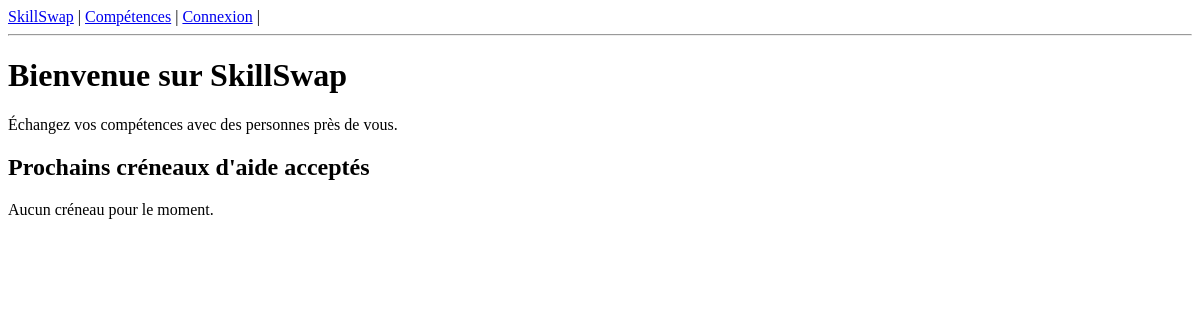
The app's page /, older data.
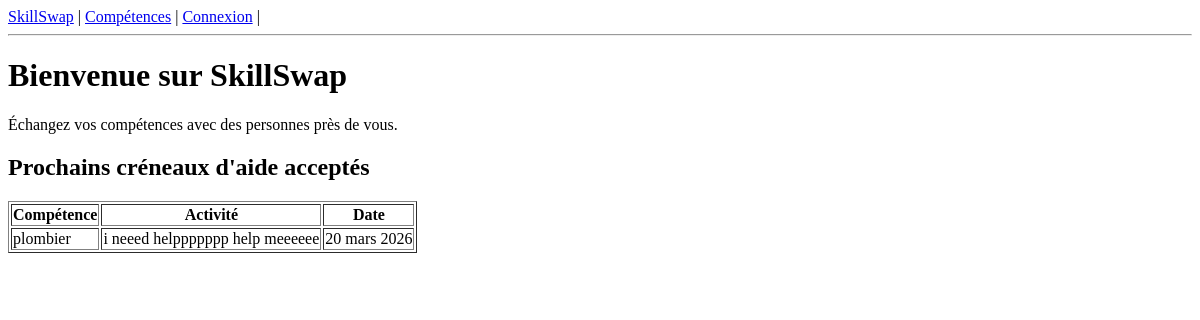
The same page, newer data.
### exchange/models.py (models this page shows, shortened)
class HelpOffer(models.Model):
    helper = models.ForeignKey(User, on_delete=models.CASCADE, related_name="help_offers")
    help_request = models.OneToOneField(HelpRequest, on_delete=models.CASCADE, related_name="offer")
    created_at = models.DateTimeField(auto_now_add=True)

class HelpRequest(models.Model):
    requester = models.ForeignKey(User, on_delete=models.CASCADE, related_name="help_requests")
    skill_needed = models.ForeignKey(Skill, on_delete=models.CASCADE)
    activity_description = models.TextField()
    date = models.DateField()
    is_taken = models.BooleanField(default=False)
    created_at = models.DateTimeField(auto_now_add=True)

class Skill(models.Model):
    name = models.CharField(max_length=100)
    description = models.TextField()

### exchange/views.py (the view)
# urls.py: path("", views.HomeView.as_view(), name="home"),
class HomeView(ListView):
    model = HelpOffer
    template_name = 'exchange/home.html'
    context_object_name = 'offers'
    def get_queryset(self):
        return HelpOffer.objects.select_related('help_request__requester', 'help_request__skill_needed').order_by('-created_at')

### exchange/templates/exchange/home.html (shortened to what this page needs)
{% extends "exchange/base.html" %}
{% block content %}
<h1>Bienvenue sur SkillSwap</h1>
<p>Échangez vos compétences avec des personnes près de vous.</p>
<h2>Prochains créneaux d'aide acceptés</h2>
{% if offers %}
<table border="1">
    <thead>
        <tr>
            <th>Compétence</th>
            <th>Activité</th>
            <th>Date</th>
        </tr>
    </thead>
    <tbody>
        {% for offer in offers %}
        <tr>
            <td>{{ offer.help_request.skill_needed.name }}</td>
            <td>{{ offer.help_request.activity_description }}</td>
            <td>{{ offer.help_request.date }}</td>
        </tr>
        {% endfor %}
    </tbody>
</table>
{% else %}
<p>Aucun créneau pour le moment.</p>
{% endif %}
{% endblock %}

Row changes from the older to the newer data that the page shows:
added HelpOffer: help_request.skill_needed.name "plombier", help_request.activity_description "i neeed helppppppp help meeeeee", help_request "20 mars 2026"
Text that changed along with them:
text no longer shown: "Aucun créneau pour le moment."
text now shown: "Compétence Activité Date"
